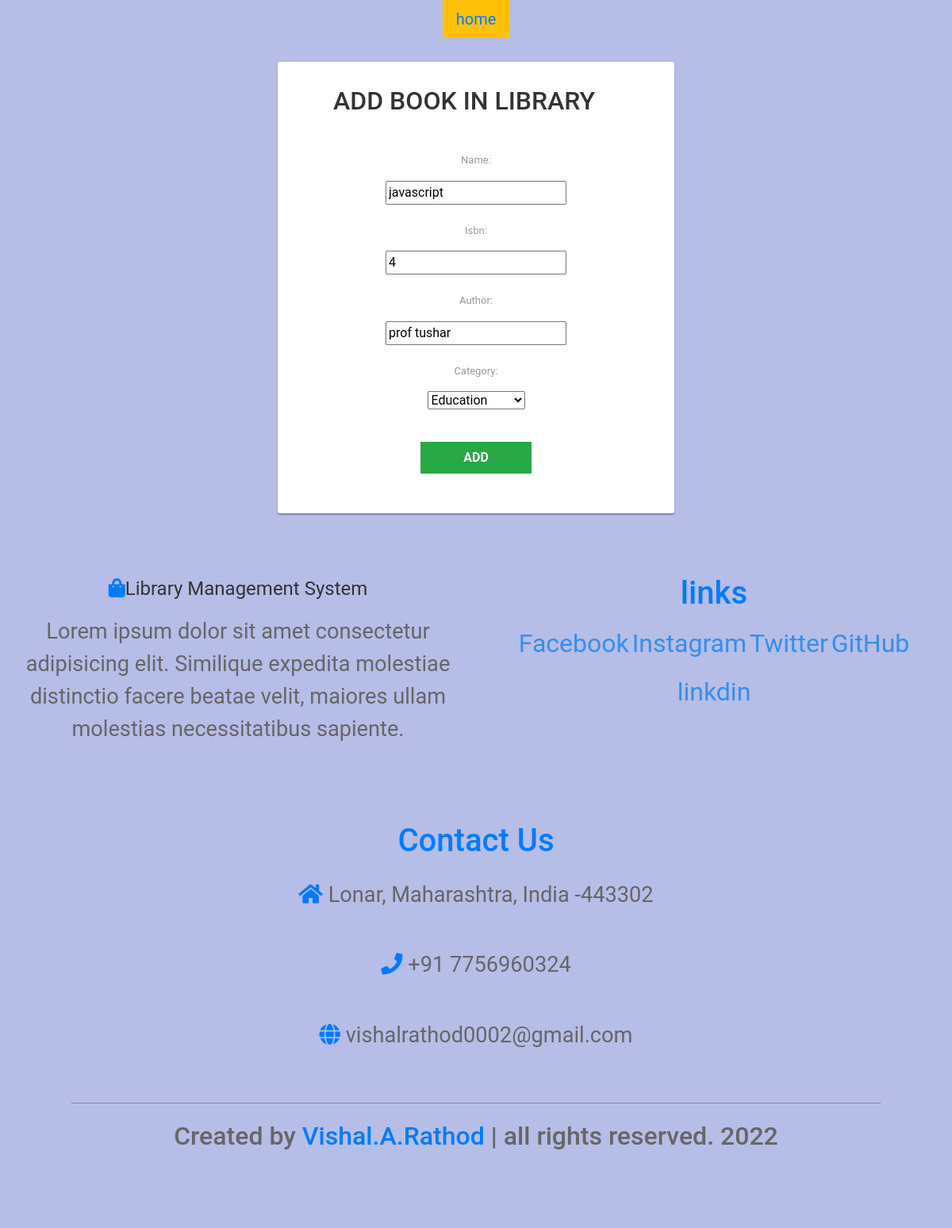
The page /update/34 on the database its author committed.
### library/models.py (models this page shows, shortened)
class Book(models.Model):
    catchoice= [
        ('education', 'Education'),
        ('entertainment', 'Entertainment'),
        ('comics', 'Comics'),
        ('biography', 'Biography'),
        ('history', 'History'),
        ('novel', 'Novel'),
        ('fantasy', 'Fantasy'),
        ('thriller', 'Thriller'),
        ('romance', 'Romance'),
        ('scifi','Sci-Fi')
        ]
    name=models.CharField(max_length=30)
    isbn=models.PositiveIntegerField()
    author=models.CharField(max_length=40)
    category=models.CharField(max_length=30,choices=catchoice,default='education')

### library/views.py (the view)
# urls.py: path('update/<int:id>', views.update, name='update')
def update(request,id):
    if request.method == 'POST':
        pi = models.Book.objects.get(pk=id)
        form=forms.BookForm(request.POST,instance=pi)
        if form.is_valid():
            user=form.save()
    else:
        pi = models.Book.objects.get(pk=id)
        form=forms.BookForm(instance=pi)
    return render(request,'library/edit.html',{'form':form})
    return render(request,'library/edit.html',{'form':form})
    return render(request,'library/adminafterlogin.html')

### library/forms.py
class BookForm(forms.ModelForm):
    class Meta:
        model=models.Book
        fields=['name','isbn','author','category']

### templates/library/edit.html (shortened to what this page needs)
<!DOCTYPE html>
<html lang="en" dir="ltr">
  <head>
    <link rel="stylesheet" href="https://stackpath.bootstrapcdn.com/bootstrap/4.3.1/css/bootstrap.min.css">
    <link rel="stylesheet" href="https://maxcdn.bootstrapcdn.com/font-awesome/4.7.0/css/font-awesome.min.css">
  </head>
  <body style="background-color:#b6bde7;">
    <div class="form-group text-center">
        <div class="col-xs-8 col-xs-offset-4">
    <button  class="btn btn-warning btn-lg" style="border-radius: 0%;"><a href="/">home</a></button>
            </div>
    <div class="signup-form">
        <form  method="post" class="form-horizontal">
    			<center><h2>ADD BOOK IN LIBRARY {{id}}</h2></center>
            {% for field in form %}
            <div class="form-group text-center">
              <label class="control-label col-xs-4">{{ field.label_tag }}</label>
              <div class="col-xs-8">
              {{ field }}
               </div>
            </div>
            {% endfor %}
    		<div class="form-group text-center">
    			<div class="col-xs-8 col-xs-offset-4">
            <button type="submit" class="btn btn-success btn-lg" style="border-radius: 0%;">ADD</button>
    			</div>
    		</div>
        </form>
    </div>
    {% include "library/footer.html" %}
  </body>
</html>

### templates/library/edit.html (style rules this page uses)
body { color: #aa082e; background-color: #b6bde7 !important; font-family: 'Roboto', sans-serif; }
.form-control, .btn { border-radius: 3px; }
.signup-form { width: 500px; margin: 0 auto; padding: 30px 0; }
.signup-form h2 { color: #333; margin: 0 0 30px 0; display: inline-block; padding: 0 30px 10px 0; border-bottom: 3px solid #ffffff; }
.signup-form form { color: #999; border-radius: 3px; margin-bottom: 15px; background: #fff; box-shadow: 0px 2px 2px rgba(0, 0, 0, 0.3); padding: 30px; }
.signup-form .form-group { margin-bottom: 20px; }
.signup-form label { font-weight: normal; font-size: 13px; }
.signup-form .btn { font-size: 16px; font-weight: bold; border: none; margin-top: 20px; min-width: 140px; }

### rows shown on the page
Book: form "javascript" "4" "prof tushar" "Education"

### other values the page prints
{{ field.label_tag }} "Name:" "Isbn:" "Author:" "Category:"
